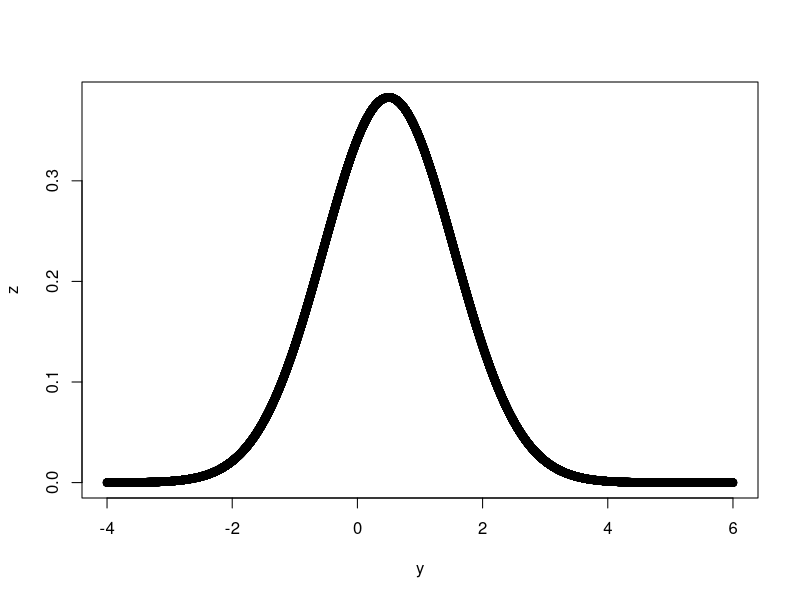
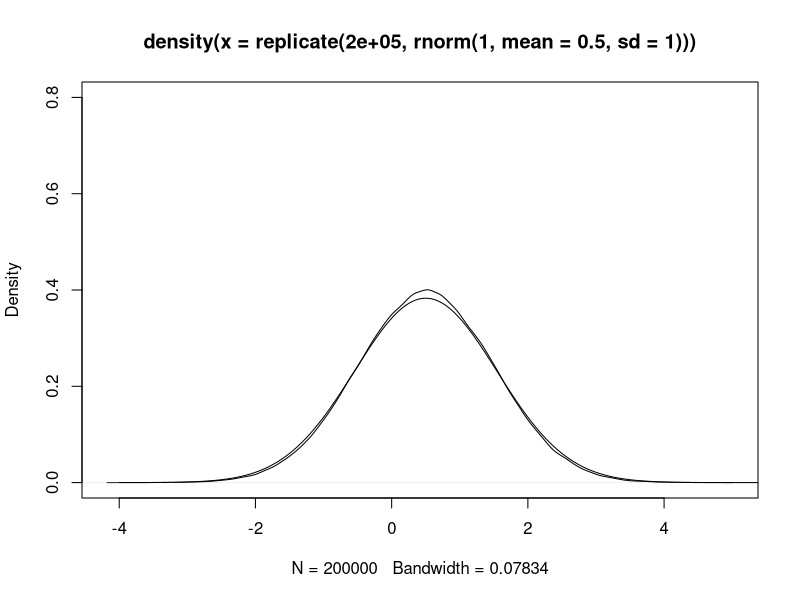
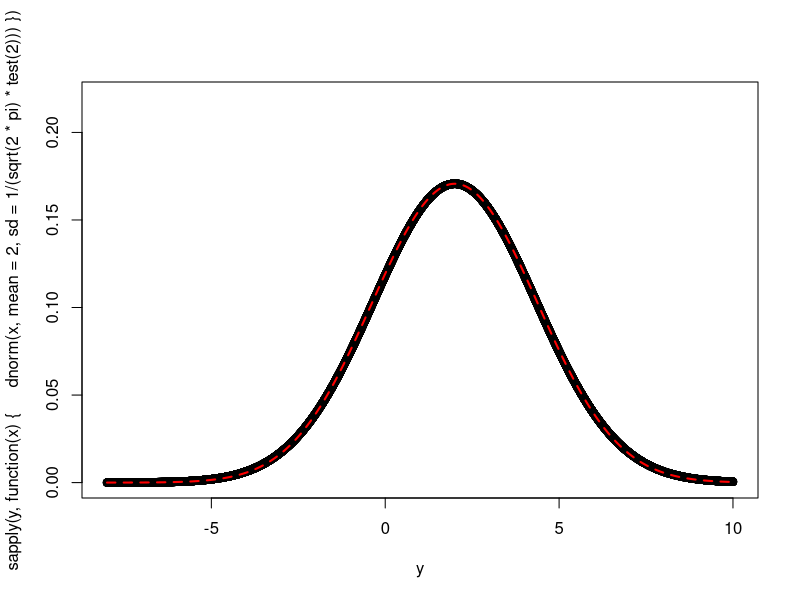
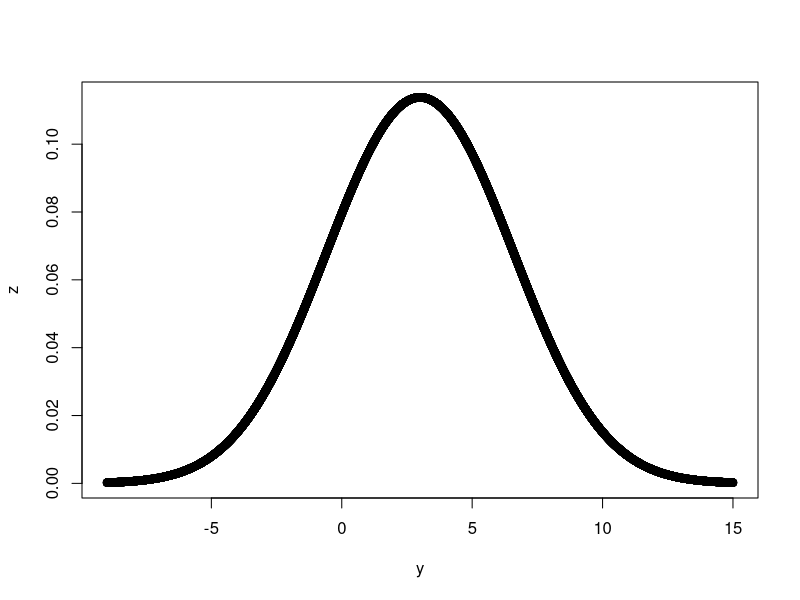
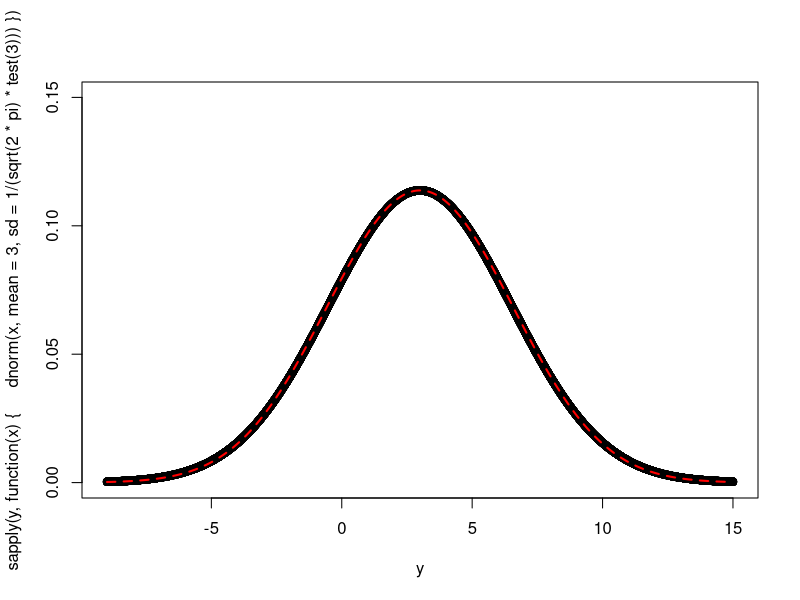

The R script that drew these images, in order:


test <- function(x){
  pnorm(x, lower = TRUE) - pnorm(x, mean = 1, sd = 1, lower = TRUE)
}
y <- seq(from = -4, to = 6, length = 20000)
z <-  sapply(y, test)
plot(y, z)
length(which(z < 0))
y[which.max(z)]
#plot(density(replicate(100000, rnorm(1, mean = 0.5, sd = 1/sqrt(2)) - rnorm(1, sd = 1/sqrt(2)))), 
#     ylim = c(0, 0.8))
plot(density(replicate(200000, rnorm(1, mean = 0.5, sd = 1))), 
     ylim = c(0, 0.8))
lines(y, z)


test <- function(x){
  (pnorm(x, sd = 2, lower = TRUE) - pnorm(x, mean = 4, sd = 2, lower = TRUE)) / 4
}
y <- seq(from = -8, to = 10, length = 20000)
z <-  sapply(y, test)
length(which(z < 0))
y[which.max(z)]

plot(y, sapply(y, function(x){
  dnorm(x, mean = 2, 
        sd = 1/(sqrt(2*pi) * test(2)) )
}),
ylim = c(0, 0.22)
)                   
lines(y, z, lty = 2, col = "red", lwd = 2)


test <- function(x){
  (pnorm(x, sd = 3, lower = TRUE) - pnorm(x, mean = 6, sd = 3, lower = TRUE)) / 6
}
y <- seq(from = -9, to = 15, length = 20000)
z <-sapply(y, test)
plot(y, z)
length(which(z < 0))
y[which.max(z)]

plot(y, sapply(y, function(x){
  dnorm(x, mean = 3, 
        sd = 1/(sqrt(2*pi) * test(3)) )
}),
ylim = c(0, 0.15)
)                   
lines(y, z, lty = 2, col = "red", lwd = 2)


integrate(test, lower = -20, upper = 20)
optim(0, fn = function(x) - test(x), method = "Brent", lower = -20, upper = 20)
